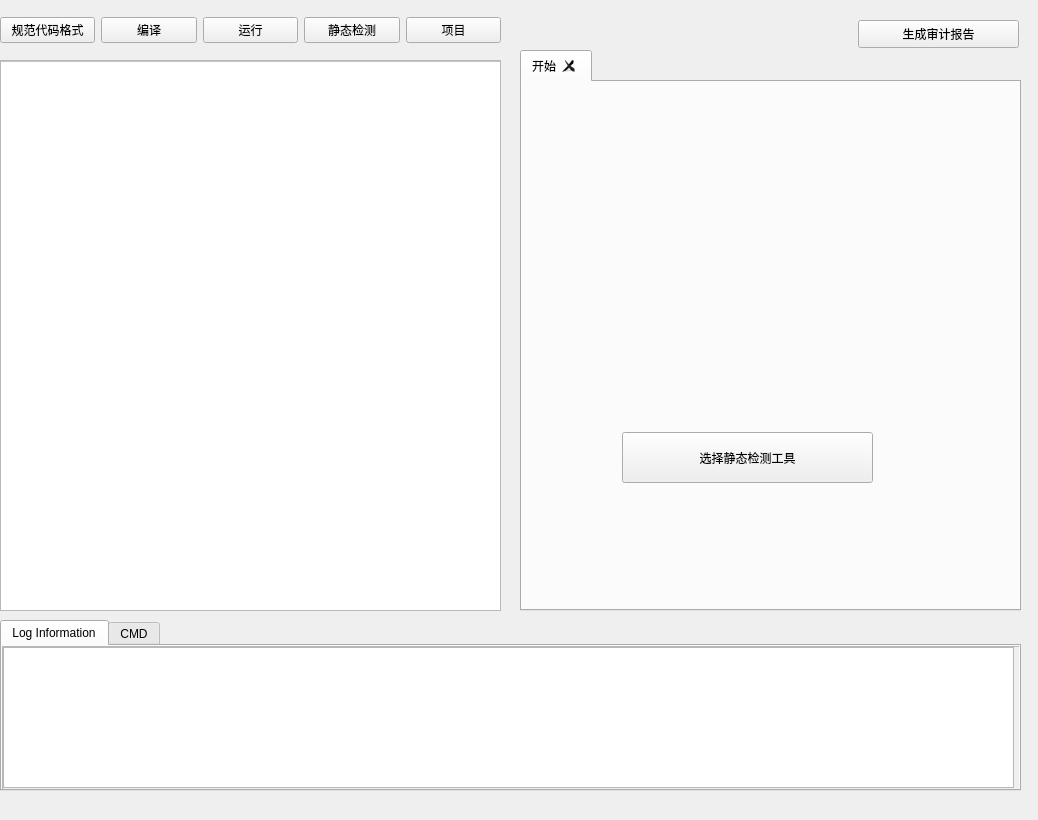
<?xml version="1.0" encoding="UTF-8"?>
<ui version="4.0">
 <class>MutiWidget</class>
 <widget class="QWidget" name="MutiWidget">
  <property name="geometry">
   <rect>
    <x>0</x>
    <y>0</y>
    <width>1038</width>
    <height>820</height>
   </rect>
  </property>
  <property name="windowTitle">
   <string>Form</string>
  </property>
  <widget class="QScrollArea" name="scrollArea">
   <property name="geometry">
    <rect>
     <x>0</x>
     <y>60</y>
     <width>501</width>
     <height>551</height>
    </rect>
   </property>
   <property name="widgetResizable">
    <bool>true</bool>
   </property>
   <widget class="QWidget" name="scrollAreaWidgetContents">
    <property name="geometry">
     <rect>
      <x>0</x>
      <y>0</y>
      <width>499</width>
      <height>549</height>
     </rect>
    </property>
    <widget class="NewCodeEditor" name="CodeEditor">
     <property name="geometry">
      <rect>
       <x>-10</x>
       <y>0</y>
       <width>511</width>
       <height>551</height>
      </rect>
     </property>
     <property name="styleSheet">
      <string notr="true">QTextEdit{
	background-color: #ffffff
}</string>
     </property>
    </widget>
   </widget>
  </widget>
  <widget class="QTabWidget" name="detectWidget">
   <property name="geometry">
    <rect>
     <x>520</x>
     <y>50</y>
     <width>501</width>
     <height>561</height>
    </rect>
   </property>
   <property name="currentIndex">
    <number>0</number>
   </property>
   <property name="tabsClosable">
    <bool>true</bool>
   </property>
   <widget class="QWidget" name="tab_3">
    <attribute name="title">
     <string>开始</string>
    </attribute>
    <widget class="detectMenuButton" name="pb_detect_start">
     <property name="geometry">
      <rect>
       <x>100</x>
       <y>350</y>
       <width>251</width>
       <height>51</height>
      </rect>
     </property>
     <property name="styleSheet">
      <string notr="true">QPushButton::menu {
    font-size: 14px;
}</string>
     </property>
     <property name="text">
      <string>选择静态检测工具</string>
     </property>
    </widget>
    <widget class="QLabel" name="picLable">
     <property name="geometry">
      <rect>
       <x>10</x>
       <y>60</y>
       <width>471</width>
       <height>291</height>
      </rect>
     </property>
     <property name="styleSheet">
      <string notr="true">QLabel {
    font-size: 30px; 
	qproperty-alignment: AlignCenter;
}</string>
     </property>
     <property name="text">
      <string/>
     </property>
    </widget>
   </widget>
  </widget>
  <widget class="QWidget" name="horizontalLayoutWidget">
   <property name="geometry">
    <rect>
     <x>0</x>
     <y>10</y>
     <width>501</width>
     <height>41</height>
    </rect>
   </property>
   <layout class="QHBoxLayout" name="horizontalLayout">
    <item>
     <widget class="QPushButton" name="pb_format">
      <property name="styleSheet">
       <string notr="true">QPushButton::menu {
    font-size: 13px;
}</string>
      </property>
      <property name="text">
       <string>规范代码格式</string>
      </property>
     </widget>
    </item>
    <item>
     <widget class="QPushButton" name="pb_compile">
      <property name="styleSheet">
       <string notr="true">QPushButton::menu {
    font-size: 13px;
}</string>
      </property>
      <property name="text">
       <string>编译</string>
      </property>
     </widget>
    </item>
    <item>
     <widget class="QPushButton" name="pb_run">
      <property name="styleSheet">
       <string notr="true">QPushButton::menu {
    font-size: 13px;
}</string>
      </property>
      <property name="text">
       <string>运行</string>
      </property>
     </widget>
    </item>
    <item>
     <widget class="detectMenuButton" name="pb_detect">
      <property name="styleSheet">
       <string notr="true">QPushButton::menu {
    font-size: 13px;
}</string>
      </property>
      <property name="text">
       <string>静态检测</string>
      </property>
     </widget>
    </item>
    <item>
     <widget class="ProjectMenuButton" name="pushButton">
      <property name="text">
       <string>项目</string>
      </property>
     </widget>
    </item>
   </layout>
  </widget>
  <widget class="QTabWidget" name="LogAndCmd">
   <property name="geometry">
    <rect>
     <x>0</x>
     <y>620</y>
     <width>1021</width>
     <height>171</height>
    </rect>
   </property>
   <property name="currentIndex">
    <number>0</number>
   </property>
   <widget class="QWidget" name="tab">
    <attribute name="title">
     <string>Log Information</string>
    </attribute>
    <widget class="QScrollArea" name="scrollArea_2">
     <property name="geometry">
      <rect>
       <x>0</x>
       <y>0</y>
       <width>1021</width>
       <height>151</height>
      </rect>
     </property>
     <property name="widgetResizable">
      <bool>true</bool>
     </property>
     <widget class="QWidget" name="scrollAreaWidgetContents_2">
      <property name="geometry">
       <rect>
        <x>0</x>
        <y>0</y>
        <width>1019</width>
        <height>149</height>
       </rect>
      </property>
      <widget class="QTextEdit" name="te_log">
       <property name="geometry">
        <rect>
         <x>0</x>
         <y>0</y>
         <width>1011</width>
         <height>141</height>
        </rect>
       </property>
      </widget>
     </widget>
    </widget>
   </widget>
   <widget class="QWidget" name="tab_2">
    <attribute name="title">
     <string>CMD</string>
    </attribute>
    <widget class="QScrollArea" name="scrollArea_3">
     <property name="geometry">
      <rect>
       <x>0</x>
       <y>0</y>
       <width>1021</width>
       <height>141</height>
      </rect>
     </property>
     <property name="widgetResizable">
      <bool>true</bool>
     </property>
     <widget class="QWidget" name="scrollAreaWidgetContents_3">
      <property name="geometry">
       <rect>
        <x>0</x>
        <y>0</y>
        <width>1019</width>
        <height>139</height>
       </rect>
      </property>
      <widget class="CmdTextEdit" name="te_cmd">
       <property name="geometry">
        <rect>
         <x>0</x>
         <y>0</y>
         <width>1021</width>
         <height>141</height>
        </rect>
       </property>
      </widget>
     </widget>
    </widget>
   </widget>
  </widget>
  <widget class="QPushButton" name="pb_generate_2">
   <property name="geometry">
    <rect>
     <x>858</x>
     <y>20</y>
     <width>161</width>
     <height>28</height>
    </rect>
   </property>
   <property name="styleSheet">
    <string notr="true">QPushButton::menu {
    font-size: 13px;
}</string>
   </property>
   <property name="text">
    <string>生成审计报告</string>
   </property>
  </widget>
 </widget>
 <customwidgets>
  <customwidget>
   <class>NewCodeEditor</class>
   <extends>QTextEdit</extends>
   <header location="global">UI.ToolWidget.NewCodeEditor</header>
  </customwidget>
  <customwidget>
   <class>detectMenuButton</class>
   <extends>QPushButton</extends>
   <header location="global">UI.ToolWidget.detectMenuButton</header>
  </customwidget>
  <customwidget>
   <class>CmdTextEdit</class>
   <extends>QTextEdit</extends>
   <header location="global">UI.ToolWidget.CmdTextEditor</header>
  </customwidget>
  <customwidget>
   <class>ProjectMenuButton</class>
   <extends>QPushButton</extends>
   <header>ProjectMenuButton</header>
  </customwidget>
 </customwidgets>
 <resources/>
 <connections/>
</ui>
